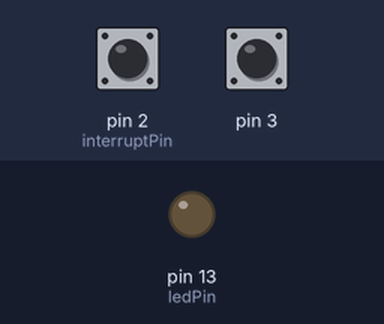
A sketch run on a simulated Arduino Uno, built with avr-gcc and run on an emulated ATmega328P. Shown: output pins drawn as LEDs (lit = HIGH). The inputs (shaded band) are chosen by the test bench; at power-on: pin 2 (interruptPin) HIGH, pin 3 HIGH.

Above: at 5.0 s.
5.1 s: pin 2 (interruptPin) pulled LOW for 0.15 s
At 6.4 s:
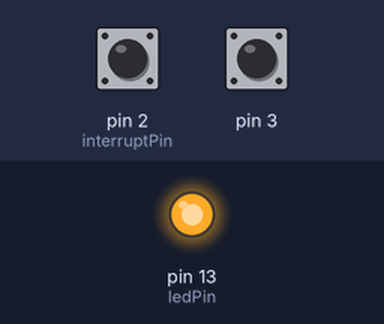
6.7 s: pin 2 (interruptPin) pulled LOW for 1 s
At 8.9 s:
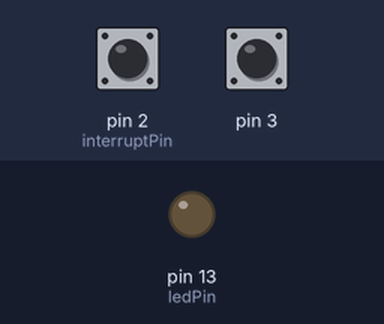
9.2 s: pin 2 (interruptPin) pulled LOW for 3.2 s
At 13.6 s:
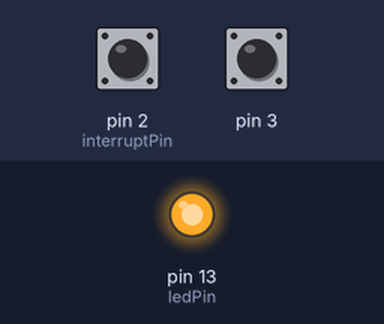
Timing chart, 0 to 15.1 s (numbered marks = the images above; inputs shaded):
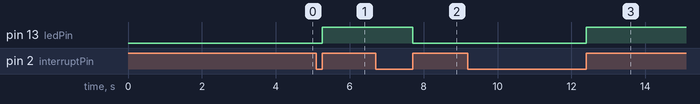

The sketch:

rising.ino
```cpp
#define ledPin 13
#define interruptPin 2 // тільки пін 2 (INT0) або 3 (INT1) для Arduiono Uno
volatile byte state = LOW;

void setup() {
  pinMode(ledPin, OUTPUT);
  pinMode(interruptPin, INPUT_PULLUP);
  // ISC11 = 0, ISC10 = 0, ISC01 = 0, ISC00 = 1
  EICRA = 0b00001011; // rising - режим переривання
  EIMSK = 0b00000011; // INT1=1(on), INT0=1(on)
  while(1){}
}

void loop() {

}

ISR(INT0_vect) {
  state = !state;
    digitalWrite(ledPin, state);
    Serial.println("ISR " + String(state));
}
ISR(INT1_vect) {
  state = !state;
    digitalWrite(ledPin, state);
    Serial.println("ISR " + String(state));
}
```

Measured:
- after the input at 5.1 s, pin 13 (ledPin): LOW → HIGH after 0.15 s
- after the input at 6.7 s, pin 13 (ledPin): HIGH → LOW after 1.0 s
- after the input at 9.2 s, pin 13 (ledPin): LOW → HIGH after 3.2 s
